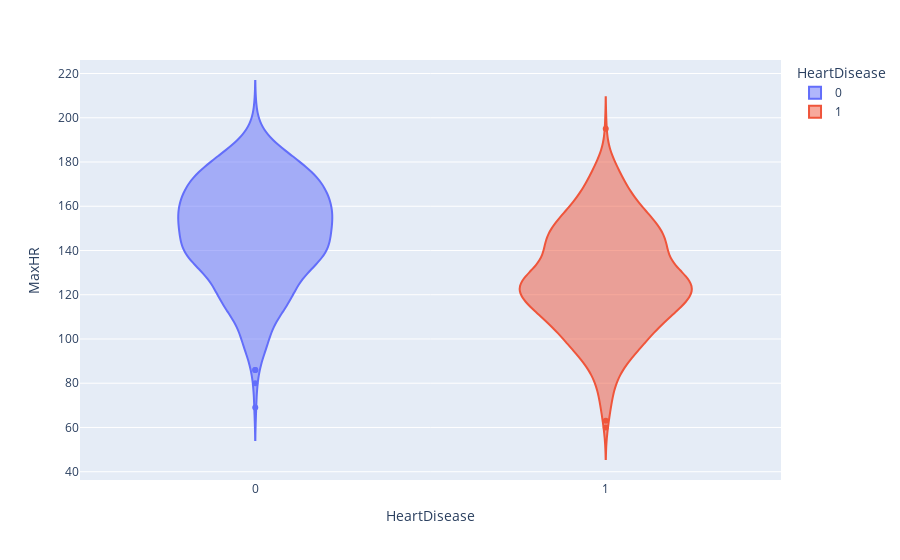

The code cell stored with this chart in its notebook:
### Markdown cell above
### Violin plot

### Code cell
px.violin(heart_df, x='HeartDisease', y='MaxHR', color='HeartDisease')

### Figure 1 — Plotly figure (JSON) as saved in the notebook; plotly's stock layout.template omitted (floating-point values rounded to 4 significant figures; data arrays with more than 128 entries replaced by an {"elided": "..."} marker saying what was removed)
{"data": [{"alignmentgroup": "True", "box": {"visible": false}, "hovertemplate": "HeartDisease=%{x}<br>MaxHR=%{y}<extra></extra>", "legendgroup": "0", "marker": {"color": "#636efa"}, "name": "0", "offsetgroup": "0", "orientation": "v", "scalegroup": "True", "showlegend": true, "type": "violin", "x": {"elided": "410 int values"}, "x0": " ", "xaxis": "x", "y": {"elided": "410 int values"}, "y0": " ", "yaxis": "y"}, {"alignmentgroup": "True", "box": {"visible": false}, "hovertemplate": "HeartDisease=%{x}<br>MaxHR=%{y}<extra></extra>", "legendgroup": "1", "marker": {"color": "#EF553B"}, "name": "1", "offsetgroup": "1", "orientation": "v", "scalegroup": "True", "showlegend": true, "type": "violin", "x": {"elided": "508 int values"}, "x0": " ", "xaxis": "x", "y": {"elided": "508 int values"}, "y0": " ", "yaxis": "y"}], "layout": {"legend": {"title": {"text": "HeartDisease"}, "tracegroupgap": 0}, "margin": {"t": 60}, "violinmode": "overlay", "xaxis": {"anchor": "y", "categoryarray": [0, 1], "categoryorder": "array", "domain": [0, 1], "title": {"text": "HeartDisease"}}, "yaxis": {"anchor": "x", "domain": [0, 1], "title": {"text": "MaxHR"}}}}
